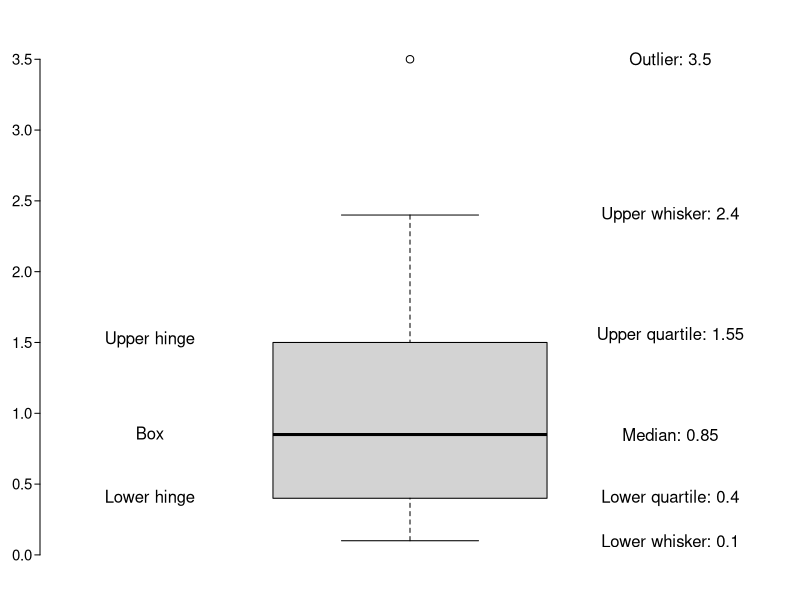

The R script that drew this image:
par(mar=c(2,2,2,1), mgp=c(1,0.4,0), tck=-.01, cex.axis=0.9, las=1, mfrow=c(1, 1))
x_t22 = c(0.1, 0.1, 0.2, 0.4, 0.4, 0.8, 0.8, 0.8, 
          0.9, 0.9, 1.0, 1.4, 1.6, 2.0, 2.4, 3.5) 
boxplot(x_t22, frame=FALSE)
text(1.38, 0.1, "Lower whisker: 0.1")
text(1.38, 0.4, "Lower quartile: 0.4")
text(1.38, 0.85, "Median: 0.85")
text(1.38, 1.55, "Upper quartile: 1.55")
text(1.38, 2.4, "Upper whisker: 2.4")
text(1.38, 3.5, "Outlier: 3.5")

text(0.62, 0.4, "Lower hinge")
text(0.62, 0.86, "Box")
text(0.62, 1.52, "Upper hinge")
